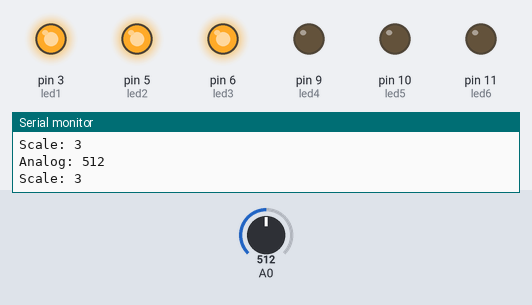
The sketch below on a simulated Arduino Uno, built with avr-gcc and run on an emulated ATmega328P. Parts: output pins drawn as LEDs (lit = HIGH), the last lines printed to the serial monitor. The test bench sets the inputs (shaded band); at power-on: A0 = 512.

Above: at 1.2 s.
1.3 s: A0 set to 672
2.8 s: A0 set to 700
At 3.4 s:
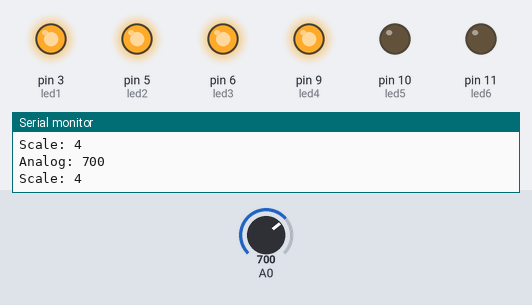
4.3 s: A0 set to 511
At 4.9 s:
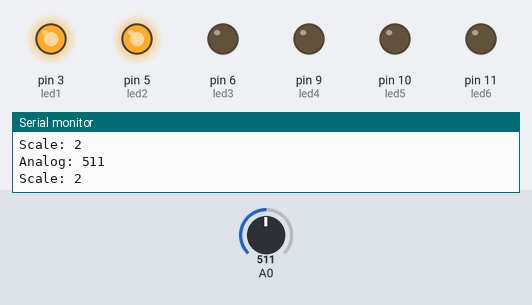
5.8 s: A0 set to 350
7.3 s: A0 set to 334
At 7.9 s:
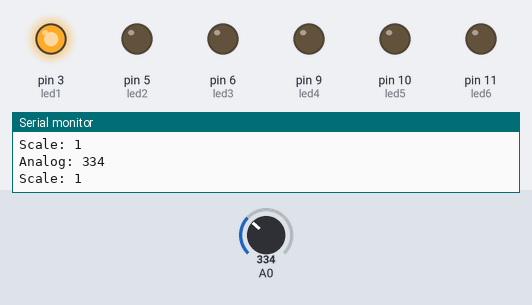
8.8 s: A0 set to 716
At 9.3 s:
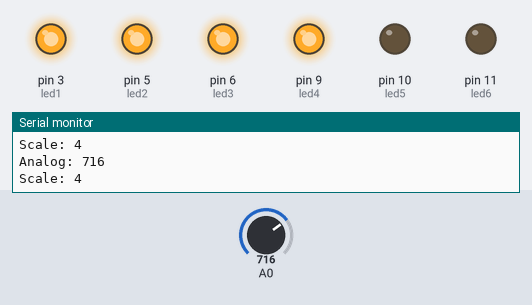
Timing chart, 0 to 11.3 s (numbered marks = the images above; inputs shaded):
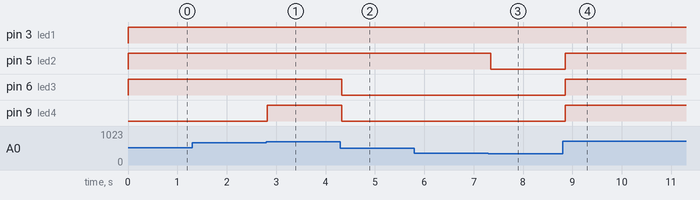

Measured:
- the behaviour switches between 681 and 682 on A0 (found by bisection; images 0 and 1)
- the behaviour switches between 341 and 340 on A0 (found by bisection; images 2 and 3)
- after the input at 2.8 s, pin 9 (led4): LOW → HIGH at once
- after the input at 4.3 s, pin 6 (led3), pin 9 (led4): HIGH → LOW at once
- after the input at 7.3 s, pin 5 (led2): HIGH → LOW after 0.05 s
- after the input at 8.8 s, pin 5 (led2), pin 6 (led3), pin 9 (led4): LOW → HIGH after 0.05 s

The sketch:

led-animation.ino
```cpp
/*
    Running light effect
*/

int led1 = 3;
int led2 = 5;
int led3 = 6;
int led4 = 9;
int led5 = 10;
int led6 = 11;

int del = 100;

void setup(){
  Serial.begin(9600);

  pinMode(led1, OUTPUT);
  pinMode(led2, OUTPUT);
  pinMode(led3, OUTPUT);
  pinMode(led4, OUTPUT);
  pinMode(led5, OUTPUT);
  pinMode(led6, OUTPUT);
}

void loop(){
  int potVal = analogRead(A0);

  int scale = map(potVal, 0, 1023, 0, 6);

  Serial.print("Analog: ");
  Serial.println(potVal);

  Serial.print("Scale: ");
  Serial.println(scale);


  if (scale==0) {
    digitalWrite(led1, LOW);
    digitalWrite(led2, LOW);
    digitalWrite(led3, LOW);
    digitalWrite(led4, LOW);
    digitalWrite(led5, LOW);
    digitalWrite(led6, LOW);
  }

  if (scale > 0) {
    digitalWrite(led1, HIGH);
    digitalWrite(led2, LOW);
    digitalWrite(led3, LOW);
    digitalWrite(led4, LOW);
    digitalWrite(led5, LOW);
    digitalWrite(led6, LOW);
  }

  if (scale > 1) {
    digitalWrite(led1, HIGH);
    digitalWrite(led2, HIGH);
    digitalWrite(led3, LOW);
    digitalWrite(led4, LOW);
    digitalWrite(led5, LOW);
    digitalWrite(led6, LOW);
  }

  if (scale > 2) {
    digitalWrite(led1, HIGH);
    digitalWrite(led2, HIGH);
    digitalWrite(led3, HIGH);
    digitalWrite(led4, LOW);
    digitalWrite(led5, LOW);
    digitalWrite(led6, LOW);
  }

  if (scale > 3) {
    digitalWrite(led1, HIGH);
    digitalWrite(led2, HIGH);
    digitalWrite(led3, HIGH);
    digitalWrite(led4, HIGH);
    digitalWrite(led5, LOW);
    digitalWrite(led6, LOW);
  }

  if (scale > 4) {
    digitalWrite(led1, HIGH);
    digitalWrite(led2, HIGH);
    digitalWrite(led3, HIGH);
    digitalWrite(led4, HIGH);
    digitalWrite(led5, HIGH);
    digitalWrite(led6, LOW);
  }

  if (scale > 5) {
    digitalWrite(led1, HIGH);
    digitalWrite(led2, HIGH);
    digitalWrite(led3, HIGH);
    digitalWrite(led4, HIGH);
    digitalWrite(led5, HIGH);
    digitalWrite(led6, HIGH);
  }

  delay(del);
}
```
